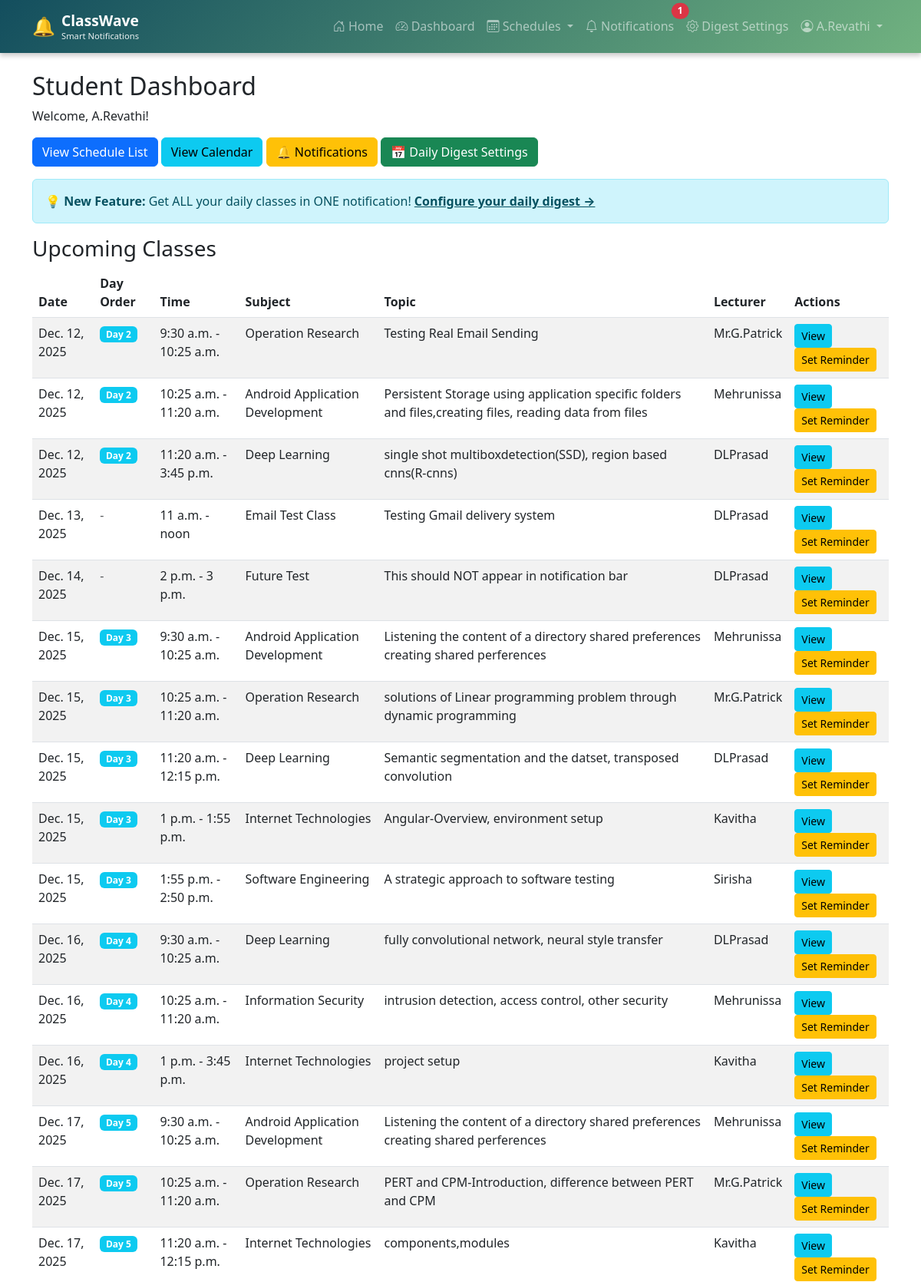
Screenshot of /schedules/student/ (signed in, upper part) with the database file from the repository.
### accounts/models.py (models this page shows, shortened)
class User(AbstractUser):
    USER_TYPE_CHOICES = (
        ('student', 'Student'),
        ('lecturer', 'Lecturer'),
    )
    user_type = models.CharField(max_length=10, choices=USER_TYPE_CHOICES)
    email = models.EmailField(unique=True)
    phone = models.CharField(max_length=15, blank=True, null=True)

### schedules/models.py (models this page shows, shortened)
class Schedule(models.Model):
    DAY_ORDER_CHOICES = (
        ('1', 'Day 1'),
        ('2', 'Day 2'),
        ('3', 'Day 3'),
        ('4', 'Day 4'),
        ('5', 'Day 5'),
        ('6', 'Day 6'),
    )
    subject_name = models.CharField(max_length=200)
    topic = models.CharField(max_length=300)
    lecturer = models.ForeignKey(User, on_delete=models.CASCADE, related_name='schedules')
    department = models.CharField(max_length=100, blank=True, null=True, help_text="Department for this schedule")
    day_order = models.CharField(max_length=1, choices=DAY_ORDER_CHOICES, blank=True, null=True, help_text="Day order (Day 1, Day 2, etc.)")
    date = models.DateField()
    start_time = models.TimeField()
    end_time = models.TimeField()
    batch = models.CharField(max_length=50, blank=True, null=True)
    students = models.ManyToManyField(User, related_name='assigned_schedules', blank=True)
    created_at = models.DateTimeField(auto_now_add=True)
    updated_at = models.DateTimeField(auto_now=True)
    class Meta:
        ordering = ['date', 'start_time']

### schedules/views.py (the view)
# urls.py: path('student/', views.student_dashboard, name='student_dashboard'),
@login_required
def student_dashboard(request):
    if request.user.user_type != 'student' and not request.user.is_superuser:
        return redirect('lecturer_dashboard')
    if request.user.user_type == 'student':
        from datetime import date
        from django.utils import timezone
        from reminders.models import Reminder
        from reminders.tasks import create_daily_digest_for_student
        today = date.today()
        try:
            todays_digest = Reminder.objects.filter(
                student=request.user,
                reminder_type='daily_digest',
                digest_date=today
            ).first()
            if not todays_digest:
                digest = create_daily_digest_for_student(request.user.id, today)
                if digest:
                    pass
        except Exception:
            pass  # Continue if auto-generation fails
    if request.user.is_superuser:
        schedules = Schedule.objects.all().order_by('date', 'start_time')
        department = "Admin - All Departments"
    else:
        schedules = Schedule.objects.filter(students=request.user).order_by('date', 'start_time')
        try:
            student_profile = request.user.student_profile
            department = student_profile.department
        except:
            department = None
    context = {
        'schedules': schedules,
        'department': department,
    }
    return render(request, 'schedules/student_dashboard.html', context)

### reminders/tasks.py (called while the page is built, shortened)
def create_daily_digest_for_student(student_id, target_date):
    from datetime import datetime, time, timedelta, date
    from .models import Reminder, DailyDigestPreference
    try:
        today = date.today()
        if target_date > today + timedelta(days=1):
            print(f"Warning: Skipping digest creation for {target_date} (too far in future)")
            return None
        student = User.objects.get(id=student_id)
        schedules = Schedule.objects.filter(
            students=student,
            date=target_date
        ).order_by('start_time')
        if not schedules.exists():
            return None  # No classes today
    except User.DoesNotExist:
        print(f"Error: Student {student_id} not found")
        return None

### templates/schedules/student_dashboard.html (shortened to what this page needs)
{% extends 'base.html' %}
{% block content %}
<div class="row">
    <div class="col-md-12">
        <h2>Student Dashboard</h2>
        <p>Welcome, {{ user.username }}!</p>
        <div class="mb-3">
            <a href="{% url 'schedule_list' %}" class="btn btn-primary">View Schedule List</a>
            <a href="{% url 'schedule_calendar' %}" class="btn btn-info">View Calendar</a>
            <a href="{% url 'notifications' %}" class="btn btn-warning">🔔 Notifications</a>
            <a href="{% url 'digest_preferences' %}" class="btn btn-success">📅 Daily Digest Settings</a>
        </div>
        <div class="alert alert-info">
            <strong>💡 New Feature:</strong> Get ALL your daily classes in ONE notification!
            <a href="{% url 'digest_preferences' %}" class="alert-link">Configure your daily digest →</a>
        </div>
        <h3>Upcoming Classes</h3>
        {% if schedules %}
            <div class="table-responsive">
                <table class="table table-striped">
                    <thead>
                        <tr>
                            <th>Date</th>
                            <th>Day Order</th>
                            <th>Time</th>
                            <th>Subject</th>
                            <th>Topic</th>
                            <th>Lecturer</th>
                            <th>Actions</th>
                        </tr>
                    </thead>
                    <tbody>
                        {% for schedule in schedules %}
                            <tr>
                                <td>{{ schedule.date }}</td>
                                <td>
                                    {% if schedule.day_order %}
                                        <span class="badge bg-info">Day {{ schedule.day_order }}</span>
                                    {% else %}
                                        <span class="text-muted">-</span>
                                    {% endif %}
                                </td>
                                <td>{{ schedule.start_time }} - {{ schedule.end_time }}</td>
                                <td>{{ schedule.subject_name }}</td>
                                <td>{{ schedule.topic }}</td>
                                <td>{{ schedule.lecturer.get_full_name|default:schedule.lecturer.username }}</td>
                                <td>
                                    <a href="{% url 'schedule_detail' schedule.id %}" class="btn btn-sm btn-info">View</a>
                                    <a href="{% url 'set_reminder' schedule.id %}" class="btn btn-sm btn-warning">Set Reminder</a>
                                </td>
                            </tr>
                        {% endfor %}
                    </tbody>
                </table>
            </div>
        {% else %}
            <p class="alert alert-info">No schedules assigned yet.</p>
        {% endif %}
    </div>
</div>
{% endblock %}

### templates/base.html (shortened to what this page needs)
<!DOCTYPE html>
<html lang="en">
<head>
    <link href="https://cdn.jsdelivr.net/npm/bootstrap@5.3.0/dist/css/bootstrap.min.css" rel="stylesheet">
    <link rel="stylesheet" href="https://cdn.jsdelivr.net/npm/bootstrap-icons@1.11.0/font/bootstrap-icons.css">
</head>
<body>
    <nav class="navbar navbar-expand-lg navbar-dark" style="background: linear-gradient(135deg, #134E5E 0%, #71B280 100%); box-shadow: 0 4px 6px rgba(0,0,0,0.2);">
        <div class="container">
            <a class="navbar-brand d-flex align-items-center" href="{% url 'home' %}">
                <span class="me-2" style="font-size: 1.5rem;">🔔</span>
                <div class="d-flex flex-column">
                    <span class="fw-bold" style="font-size: 1.2rem;">ClassWave</span>
                    <small style="font-size: 0.7rem; opacity: 0.9; margin-top: -3px;">Smart Notifications</small>
                </div>
            </a>
            <div class="collapse navbar-collapse" id="navbarNav">
                <ul class="navbar-nav ms-auto">
                    <li class="nav-item">
                        <a class="nav-link" href="{% url 'home' %}">
                            <i class="bi bi-house-door"></i> Home
                        </a>
                    </li>
                    {% if user.is_authenticated %}
                        <li class="nav-item">
                            <a class="nav-link" href="{% url 'dashboard' %}">
                                <i class="bi bi-speedometer2"></i> Dashboard
                            </a>
                        </li>
                        <li class="nav-item dropdown">
                            <a class="nav-link dropdown-toggle" href="#" role="button" data-bs-toggle="dropdown">
                                <i class="bi bi-calendar3"></i> Schedules
                            </a>
                        </li>
                        {% if user.user_type == 'student' %}
                        <li class="nav-item">
                            <a class="nav-link position-relative" href="{% url 'notifications' %}">
                                <i class="bi bi-bell"></i> Notifications
                                <span class="position-absolute top-0 start-100 translate-middle badge rounded-pill bg-danger" id="notification-badge" style="display: none;">
                                </span>
                            </a>
                        </li>
                        <li class="nav-item">
                            <a class="nav-link" href="{% url 'digest_preferences' %}">
                                <i class="bi bi-gear"></i> Digest Settings
                            </a>
                        </li>
                        {% endif %}
                        <li class="nav-item dropdown">
                            <a class="nav-link dropdown-toggle" href="#" role="button" data-bs-toggle="dropdown">
                                <i class="bi bi-person-circle"></i> {{ user.username }}
                            </a>
                        </li>
                    {% endif %}
                </ul>
            </div>
        </div>
    </nav>
    <div class="container mt-4">
        {% block content %}{% endblock %}
    </div>
</body>
</html>

### rows the page displays
User: username "A.Revathi"
Schedule: date "Dec. 12, 2025", day_order "2", start_time "9:30 a.m.", end_time "10:25 a.m.", subject_name "Operation Research", topic "Testing Real Email Sending", lecturer.get_full_name "Mr.G.Patrick"
Schedule: date "Dec. 12, 2025", day_order "2", start_time "10:25 a.m.", end_time "11:20 a.m.", subject_name "Android Application Development", topic "Persistent Storage using application specific folders and files,creating files, reading data from files", lecturer.get_full_name "Mehrunissa"
Schedule: date "Dec. 12, 2025", day_order "2", start_time "11:20 a.m.", end_time "3:45 p.m.", subject_name "Deep Learning", topic "single shot multiboxdetection(SSD), region based cnns(R-cnns)", lecturer.get_full_name "DLPrasad"
Schedule: date "Dec. 13, 2025", start_time "11 a.m.", end_time "noon", subject_name "Email Test Class", topic "Testing Gmail delivery system", lecturer.get_full_name "DLPrasad"
Schedule: date "Dec. 14, 2025", start_time "2 p.m.", end_time "3 p.m.", subject_name "Future Test", topic "This should NOT appear in notification bar", lecturer.get_full_name "DLPrasad"
Schedule: date "Dec. 15, 2025", day_order "3", start_time "9:30 a.m.", end_time "10:25 a.m.", subject_name "Android Application Development", topic "Listening the content of a directory shared preferences creating shared perferences", lecturer.get_full_name "Mehrunissa"
Schedule: date "Dec. 15, 2025", day_order "3", start_time "10:25 a.m.", end_time "11:20 a.m.", subject_name "Operation Research", topic "solutions of Linear programming problem through dynamic programming", lecturer.get_full_name "Mr.G.Patrick"
Schedule: date "Dec. 15, 2025", day_order "3", start_time "11:20 a.m.", end_time "12:15 p.m.", subject_name "Deep Learning", topic "Semantic segmentation and the datset, transposed convolution", lecturer.get_full_name "DLPrasad"
Schedule: date "Dec. 15, 2025", day_order "3", start_time "1 p.m.", end_time "1:55 p.m.", subject_name "Internet Technologies", topic "Angular-Overview, environment setup", lecturer.get_full_name "Kavitha"
Schedule: date "Dec. 15, 2025", day_order "3", start_time "1:55 p.m.", end_time "2:50 p.m.", subject_name "Software Engineering", topic "A strategic approach to software testing", lecturer.get_full_name "Sirisha"
Schedule: date "Dec. 16, 2025", day_order "4", start_time "9:30 a.m.", end_time "10:25 a.m.", subject_name "Deep Learning", topic "fully convolutional network, neural style transfer", lecturer.get_full_name "DLPrasad"
Schedule: date "Dec. 16, 2025", day_order "4", start_time "10:25 a.m.", end_time "11:20 a.m.", subject_name "Information Security", topic "intrusion detection, access control, other security", lecturer.get_full_name "Mehrunissa"
Schedule: date "Dec. 16, 2025", day_order "4", start_time "1 p.m.", end_time "3:45 p.m.", subject_name "Internet Technologies", topic "project setup", lecturer.get_full_name "Kavitha"
Schedule: date "Dec. 17, 2025", day_order "5", start_time "9:30 a.m.", end_time "10:25 a.m.", subject_name "Android Application Development", topic "Listening the content of a directory shared preferences creating shared perferences", lecturer.get_full_name "Mehrunissa"
Schedule: date "Dec. 17, 2025", day_order "5", start_time "10:25 a.m.", end_time "11:20 a.m.", subject_name "Operation Research", topic "PERT and CPM-Introduction, difference between PERT and CPM", lecturer.get_full_name "Mr.G.Patrick"
Schedule: date "Dec. 17, 2025", day_order "5", start_time "11:20 a.m.", end_time "12:15 p.m.", subject_name "Internet Technologies", topic "components,modules", lecturer.get_full_name "Kavitha"
